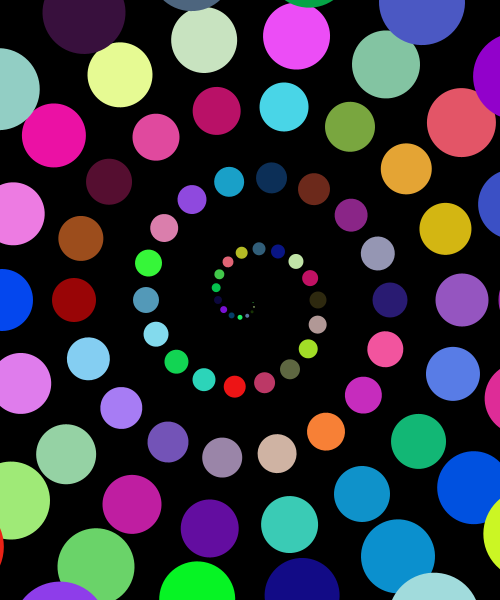
Frame 1 (no input)
Frame 60 (the mouse pressed at the canvas centre just before this capture): identical to frame 1, image omitted
Frame 120 (the mouse held since frame 60 and released just before this capture): identical to frame 1, image omitted

The Processing sketch that drew this single still picture (run headless with seeded random() and noise(); from frame 60 on, the mouse is pressed at the canvas centre):

// Processing sketch: w04_20_for_loop_advanced
// ── w04_20_for_loop_advanced.pde
void setup() {
  size(500, 600);
  background(0);
  noStroke();

  translate(width/2, height/2);
  for (int i=0; i<100; i++) {
    rotate( radians(20) );
    fill(random(255), random(255), random(255));
    ellipse(i*4, 0, i, i);
  }
}

void draw() {
  //
}
